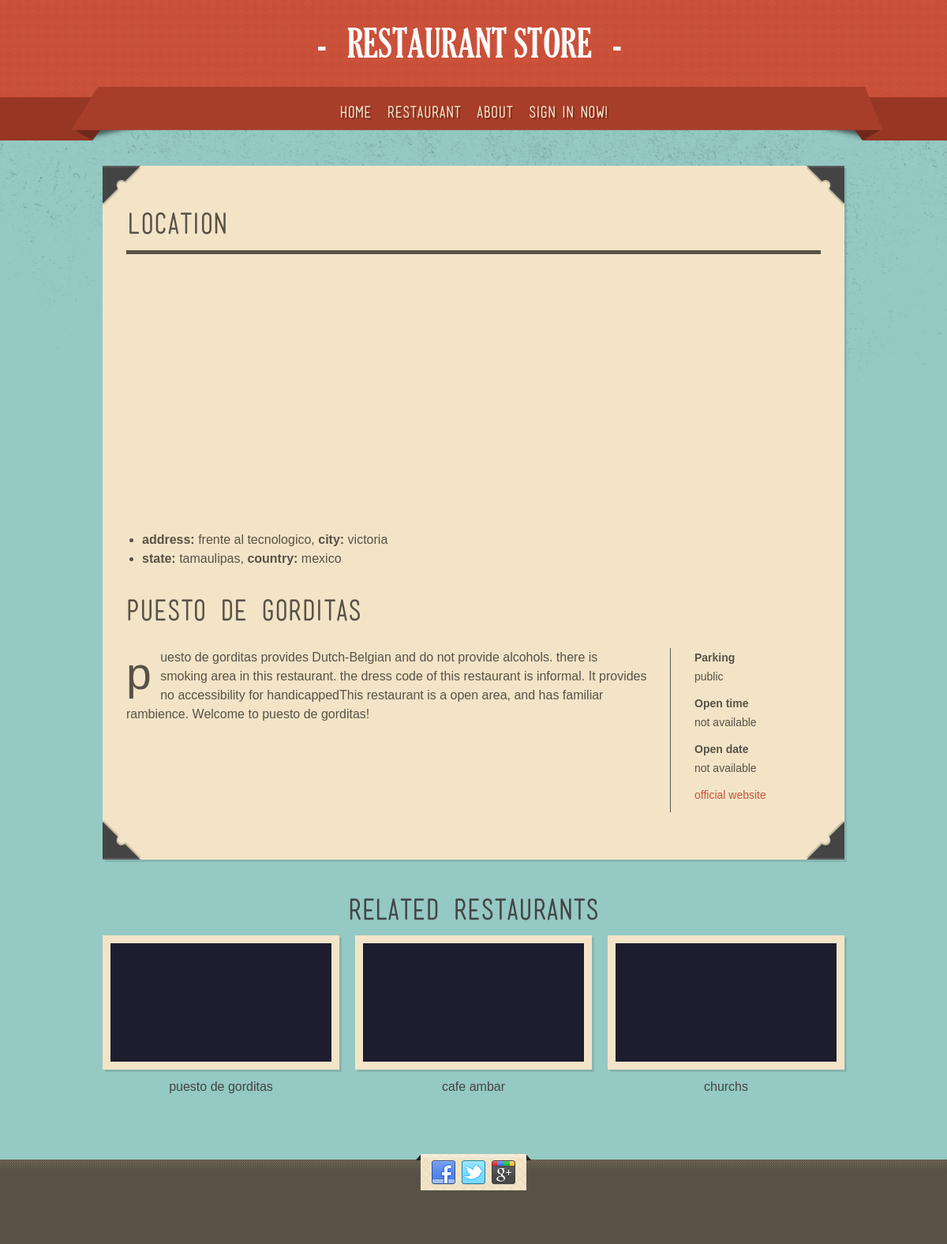
/rec/?id=1, run on the app's committed database.
### food/models.py (models this page shows)
class Geoplace(models.Model):
    placeID = models.IntegerField(verbose_name="place_id")
    latitude = models.FloatField(verbose_name="latitude")
    longitude = models.FloatField(verbose_name="longitude")
    the_geom_meter = models.CharField(max_length=50, verbose_name="geom_meter")
    name = models.CharField(max_length=50, verbose_name="name")
    address = models.CharField(max_length=50, verbose_name="address")
    city = models.CharField(max_length=10, verbose_name="city")
    state = models.CharField(max_length=10, verbose_name="state")
    country = models.CharField(max_length=10, verbose_name="country")
    fax = models.IntegerField(verbose_name="fax")
    zip = models.IntegerField(verbose_name="zip")
    alcohol = models.CharField(max_length=20, verbose_name="alcohol")
    smoking_area = models.CharField(max_length=30, verbose_name="smoking")
    dress_code = models.CharField(max_length=10, verbose_name="dress code")
    accessibility = models.CharField(max_length=30, verbose_name="accessibility")
    price = models.CharField(max_length=10, verbose_name="price")
    url = models.CharField(max_length=100, verbose_name="url")
    Rambience = models.CharField(max_length=10, verbose_name="rambience")
    franchise = models.CharField(max_length=1, verbose_name="franchise")
    area = models.CharField(max_length=10, verbose_name="area")
    other_services = models.CharField(max_length=10, verbose_name="otherservices")

class Parking(models.Model):
    placeID = models.IntegerField(verbose_name="place_id")
    parking_lot = models.CharField(max_length=20, verbose_name="parking")

### food/views.py (the view)
# urls.py: url(r'^rec/', views.getRestaurants),
def getRestaurants(request):
    restaurantId = request.GET["id"]
    restaurant = Geoplace.objects.filter(id=restaurantId)[0]
    open_time = Hours.objects.filter(placeID=restaurant.placeID)
    if open_time is None or len(open_time) == 0:
        open_time = Hours()
        open_time.days = "not available"
        open_time.hours = "not available"
    else:
        open_time = open_time[0]
    parking = Parking.objects.filter(placeID=restaurant.placeID)
    if parking is None or len(parking) == 0:
        parking = Parking()
        parking.parking_lot = "not available"
    else:
        parking = parking[0]
    description = getDescription(restaurant)
    restaurants = Geoplace.objects.all()
    related = restaurants[0:3]
    return render(request, 'res.html', locals())

### templates/res.html (shortened to what this page needs)
<!doctype html>
 <html class="no-js" lang="en">
<head>
    {% load staticfiles %}
	<link rel="stylesheet" media="screen" href={% static "css/superfish.css"%} />
	<link rel="stylesheet" media="all" href={% static "css/nivo-slider.css"%}  />
	<link rel="stylesheet" media="all" href={% static "css/tweet.css" %} />
	<link rel="stylesheet" href={% static "css/style.css"%}>
	<link rel="stylesheet" media="all" href={% static "css/lessframework.css"%}/>
    </head>
    <body>
	<header>
		<div class="wrapper cf">
			<div id="logo">
				<a href="index.html" ><img alt="" src={% static "img/logo.png" %} /></a>
			</div>
		</div>
		<nav class="cf">
			<div class="wrapper cf">
				<ul id="nav" class="sf-menu">
					<li><a href="/index/">HOME<i><b></b></i></a></li>
                    <li><a href="/rec/?id={{ restaurant.id }}">RESTAURANT<i><b></b></i></a></li>
					<li><a href="/about/">ABOUT<i><b></b></i></a></li>
                    {% if request.user.is_authenticated %}
                        <li><a href="/info/">INFO<i><b></b></i></a></li>
					    <li><a href="/logout/">LOG OUT {{ request.user.username }}<i><b></b></i></a></li>
                    {% else %}
                        <li><a href="/sign/"  class="current-menu-item">SIGN IN NOW!<i><b></b></i></a></li>
                    {% endif %}
				</ul>
			</div>
		</nav>
	</header>
	<div role="main" id="main">
		<div class="wrapper">
			<div class="page-content portfolio-content">
	        	<div class="entry-content cf">
				<h2 class="heading">Location</h2>
				<div id="map_canvas"></div>
                <div>
                    <div class="lists-heart">
						<ul>
							<li><strong>address:</strong> {{ restaurant.address }}, <strong>city:</strong> {{ restaurant.city }}</li>
							<li><strong>state: </strong>{{ restaurant.state }}, <strong>country: </strong>{{ restaurant.country }}</li>
						</ul>
					</div>
                </div>
					<h2>{{ restaurant.name }}</h2>
                    <br/>
	        		<div class="project-content">
		        		<p class="dropcap">{{ description }}</p>
	        		</div>
					<div class="project-info">
						<p><strong>Parking</strong>{{ parking.parking_lot }}</p>
						<p><strong>Open time</strong>{{ open_time.hours }}</p>
                        <p><strong>Open date</strong>{{ open_time.days }}</p>
						<p><a href="{{ restaurant.url }}" >official website</a></p>
					</div>
				</div>
				<div class="c-1"></div>
				<div class="c-2"></div>
				<div class="c-3"></div>
				<div class="c-4"></div>
			</div>
			<div class="related-projects">
				<h2 class="related-heading">Related Restaurants</h2>
				<ul class="related-list cf">
                    {% for res in related %}
                        <li>
                            <a href="/rec/?id={{ res.id }}" class="thumb"><img alt="" src={% static "img/dummies/560x300a.jpg" %} /></a>
                            <a href="/rec/?id={{ res.id }}" class="heading">{{ res.name }}</a>
					    </li>
                    {% endfor %}
				</ul>
			</div>
	  </div>
	</div>
	<footer>
		<div class="wrapper cf">
			<div class="sb-holder cf">
				<ul id="social-bar" class="cf">
					<li class="left-corner"></li>
					<li><a href="http://www.facebook.com"  title="Become a fan" ><img alt="Facebook" src={% static "img/social/Facebook.png" %} /></a></li>
					<li><a href="http://www.twitter.com" title="Follow my tweets" ><img alt="twitter" src={% static "img/social/Twitter.png" %} /></a></li>
					<li><a href="http://www.google.com"  title="Add to the circle" ><img alt="Google plus" src={% static "img/social/Google+.png"%}  /></a></li>
					<li class="right-corner"></li>
				</ul>
			</div>
		</div>
	</footer>
</body>
</html>

### food/static/css/superfish.css (style rules this page uses)
.sf-menu, .sf-menu * { margin: 0; padding: 0; list-style: none; }
.sf-menu li { float: left; position: relative; }
.sf-menu a { display: block; position: relative; }

### food/static/css/lessframework.css (style rules this page uses)
.wrapper { width: 940px; }
#nav { display: block; }

### food/static/css/elements.css (style rules this page uses)
.dropcap:first-letter { font-size: 3.571em; line-height: 0.76em; padding: 0.2em 0.2em 0 0; float: left; display: block; color: #585246; }
.lists-check ul, .lists-arrow ul, .lists-plus ul, .lists-star ul, .lists-heart ul { margin-bottom: 30px; margin-left: 20px; }
.lists-heart ul { list-style-image: url(../img/bullets/heart.png); line-height: 1.5em; }

### data on the page
Geoplace: address "frente al tecnologico", city "victoria", state "tamaulipas", country "mexico", name "puesto de gorditas"
Parking: parking_lot "public"
Geoplace: name "cafe ambar"
Geoplace: name "churchs"

### other printed values
{{ open_time.hours }} "not available"
{{ open_time.days }} "not available"
